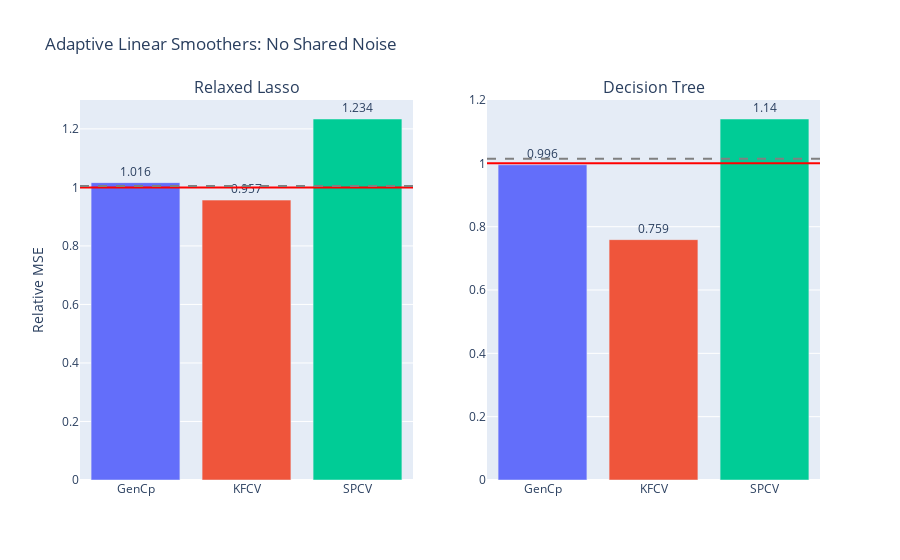

The code cell stored with this chart in its notebook:
### Code cell
fig = gen_model_barplots(
    model_errs, 
    model_names, 
    est_names, 
    title="Adaptive Linear Smoothers: No Shared Noise", 
    has_elev_err=True,
)
fig.show()

### Figure 1 — Plotly figure (JSON) as saved in the notebook; plotly's stock layout.template omitted (floating-point values rounded to 4 significant figures)
{"data": [{"marker": {"color": ["#636EFA", "#EF553B", "#00CC96", "#AB63FA", "#FFA15A", "#19D3F3", "#FF6692", "#B6E880", "#FF97FF", "#FECB52"]}, "text": [1.016, 0.957, 1.234], "textposition": "outside", "type": "bar", "x": ["GenCp", "KFCV", "SPCV"], "xaxis": "x", "y": [1.016, 0.9565, 1.234], "yaxis": "y"}, {"marker": {"color": ["#636EFA", "#EF553B", "#00CC96", "#AB63FA", "#FFA15A", "#19D3F3", "#FF6692", "#B6E880", "#FF97FF", "#FECB52"]}, "text": [0.996, 0.759, 1.14], "textposition": "outside", "type": "bar", "x": ["GenCp", "KFCV", "SPCV"], "xaxis": "x2", "y": [0.9955, 0.7591, 1.14], "yaxis": "y2"}], "layout": {"annotations": [{"font": {"size": 16}, "showarrow": false, "text": "Relaxed Lasso", "x": 0.225, "xanchor": "center", "xref": "paper", "y": 1, "yanchor": "bottom", "yref": "paper"}, {"font": {"size": 16}, "showarrow": false, "text": "Decision Tree", "x": 0.775, "xanchor": "center", "xref": "paper", "y": 1, "yanchor": "bottom", "yref": "paper"}], "shapes": [{"line": {"color": "red"}, "type": "line", "x0": 0, "x1": 1, "xref": "x domain", "y0": 1, "y1": 1, "yref": "y"}, {"line": {"color": "grey", "dash": "dash"}, "type": "line", "x0": 0, "x1": 1, "xref": "x domain", "y0": 1.005, "y1": 1.005, "yref": "y"}, {"line": {"color": "red"}, "type": "line", "x0": 0, "x1": 1, "xref": "x2 domain", "y0": 1, "y1": 1, "yref": "y2"}, {"line": {"color": "grey", "dash": "dash"}, "type": "line", "x0": 0, "x1": 1, "xref": "x2 domain", "y0": 1.014, "y1": 1.014, "yref": "y2"}], "showlegend": false, "title": {"text": "Adaptive Linear Smoothers: No Shared Noise"}, "xaxis": {"anchor": "y", "domain": [0, 0.45]}, "xaxis2": {"anchor": "y2", "domain": [0.55, 1]}, "yaxis": {"anchor": "x", "domain": [0, 1], "title": {"text": "Relative MSE"}}, "yaxis2": {"anchor": "x2", "domain": [0, 1]}}}
